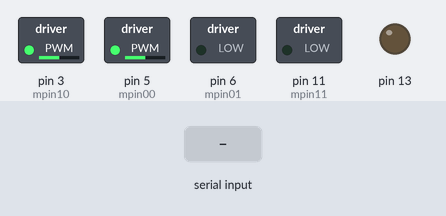
A sketch run on a simulated Arduino Uno, built with avr-gcc and run on an emulated ATmega328P. Parts: switched loads named in the sketch (green lamp = pin HIGH), output pins drawn as LEDs (lit = HIGH). The test bench sets the inputs (shaded band).

Above: at 1.2 s.
1.3 s: "0" received over Serial
At 2.1 s:
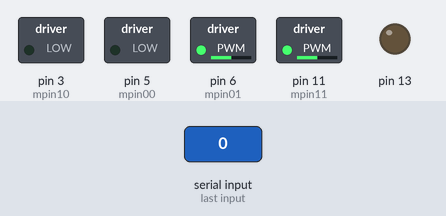
2.8 s: "1" received over Serial
At 3.3 s:
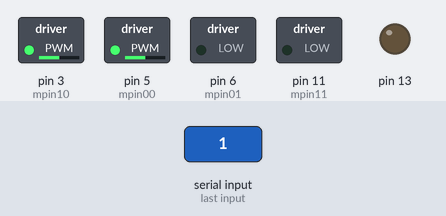
Timing chart, 0 to 5.8 s (numbered marks = the images above; inputs shaded):
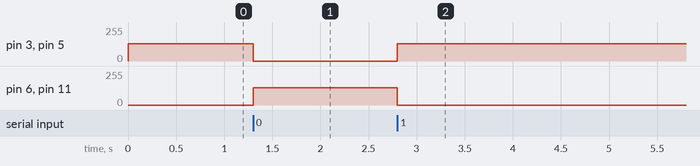

Measured:
- after the input at 1.3 s, pin 3 (mpin10), pin 5 (mpin00): 128/255 → 0/255 at once; pin 6 (mpin01), pin 11 (mpin11): 0/255 → 128/255 at once
- after the input at 2.8 s, pin 3 (mpin10), pin 5 (mpin00): 0/255 → 128/255 at once; pin 6 (mpin01), pin 11 (mpin11): 128/255 → 0/255 at once

The sketch:

bluetooth.ino
```cpp
#include <Servo.h>
// Pins of motor 1
#define mpin00 5
#define mpin01 6
// Pins of motor 2
#define mpin10 3
#define mpin11 11
Servo srv;
char command;
int dir = 1;
void setup() {
  Serial.begin(9600); // Serial 0 interface for PC
  //Serial1.begin(9600);
  // configuration of motor pins as output, initially 0
  digitalWrite(mpin00, 0);
  digitalWrite(mpin01, 0);
  digitalWrite(mpin10, 0);
  digitalWrite(mpin11, 0);
  pinMode (mpin00, OUTPUT);
  pinMode (mpin01, OUTPUT);
  pinMode (mpin10, OUTPUT);
  pinMode (mpin11, OUTPUT);
  // LED pin
  pinMode(13, OUTPUT);
}
// Function to control a motor
// Input: pins m1 and m2, direction and speed
void StartMotor (int m1, int m2, int forward, int speed)
{
  if (speed == 0) // stop
  {
    digitalWrite(m1, 0);
    digitalWrite(m2, 0);
  }
  else
  {
    if (forward)
    {
      digitalWrite(m2, 0);
      analogWrite (m1, speed); // use PWM
    }
    else
    {
      digitalWrite(m1, 0);
      analogWrite(m2, speed);
    }
  }
}
// Safety function
// Commands motors to stop, then delays
void delayStopped(int ms)
{
  StartMotor (mpin00, mpin01, 0, 0);
  StartMotor (mpin10, mpin11, 0, 0);
  delay(ms);
}
// Use of servo
// Set three angles
// When finished, the servo remains in the middle (90 degrees)
void playWithServo(int pin)
{
  srv.attach(pin);
  srv.write(0);
  delay(1000);
  srv.write(180);
  delay(1000);
  srv.write(90);
  delay(1000);
  srv.detach();
}
void loop() {
  if (Serial.available()){
    command = (char)Serial.read();
    if (command == '0'){
      dir = 0;
    }
    else if (command == '1'){
      dir = 1;
    }
  }
    StartMotor (mpin00, mpin01, dir, 128);
    StartMotor (mpin10, mpin11, dir, 128);

}
```
